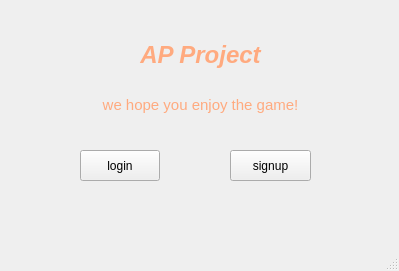
<?xml version="1.0" encoding="UTF-8"?>
<ui version="4.0">
 <class>MainWindow</class>
 <widget class="QMainWindow" name="MainWindow">
  <property name="geometry">
   <rect>
    <x>0</x>
    <y>0</y>
    <width>399</width>
    <height>271</height>
   </rect>
  </property>
  <property name="windowTitle">
   <string>MainWindow</string>
  </property>
  <widget class="QWidget" name="centralwidget">
   <widget class="QLabel" name="label_2">
    <property name="geometry">
     <rect>
      <x>130</x>
      <y>30</y>
      <width>141</width>
      <height>51</height>
     </rect>
    </property>
    <property name="text">
     <string>&lt;html&gt;&lt;head/&gt;&lt;body&gt;&lt;p align=&quot;center&quot;&gt;&lt;span style=&quot; font-size:18pt; font-weight:700; font-style:italic; color:#ffaa7f;&quot;&gt;AP Project&lt;/span&gt;&lt;/p&gt;&lt;/body&gt;&lt;/html&gt;</string>
    </property>
   </widget>
   <widget class="QLabel" name="label">
    <property name="geometry">
     <rect>
      <x>90</x>
      <y>70</y>
      <width>221</width>
      <height>71</height>
     </rect>
    </property>
    <property name="text">
     <string>&lt;html&gt;&lt;head/&gt;&lt;body&gt;&lt;p align=&quot;center&quot;&gt;&lt;span style=&quot; font-size:11pt; color:#ffaa7f;&quot;&gt;we hope you enjoy the game!&lt;/span&gt;&lt;/p&gt;&lt;/body&gt;&lt;/html&gt;</string>
    </property>
   </widget>
   <widget class="QPushButton" name="signupButton">
    <property name="geometry">
     <rect>
      <x>230</x>
      <y>150</y>
      <width>81</width>
      <height>31</height>
     </rect>
    </property>
    <property name="text">
     <string>signup</string>
    </property>
   </widget>
   <widget class="QPushButton" name="loginButton">
    <property name="geometry">
     <rect>
      <x>80</x>
      <y>150</y>
      <width>80</width>
      <height>31</height>
     </rect>
    </property>
    <property name="text">
     <string>login</string>
    </property>
   </widget>
  </widget>
  <widget class="QMenuBar" name="menubar">
   <property name="geometry">
    <rect>
     <x>0</x>
     <y>0</y>
     <width>399</width>
     <height>17</height>
    </rect>
   </property>
  </widget>
  <widget class="QStatusBar" name="statusbar"/>
 </widget>
 <resources/>
 <connections/>
</ui>
